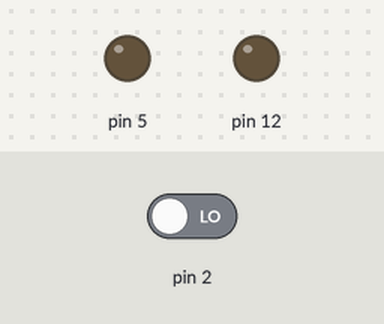
Bench run of a sketch on a simulated Arduino Uno, built with avr-gcc and run on an emulated ATmega328P. Shown: output pins drawn as LEDs (lit = HIGH). Dashed ring = blinking. The inputs (shaded band) are chosen by the test bench; at power-on: pin 2 LOW.

Above: at 1.2 s.
1.3 s: pin 2 driven HIGH
At 1.7 s:
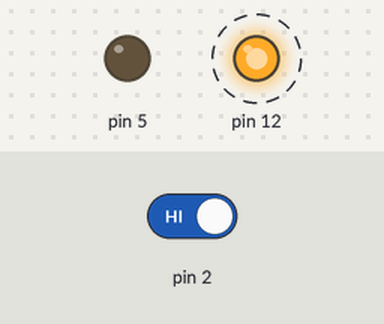
At 2.2 s:
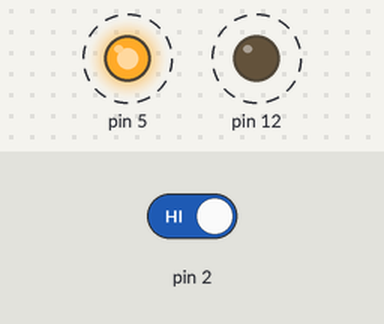
4.3 s: pin 2 driven LOW
At 5.5 s:
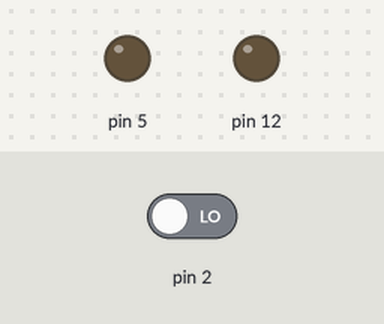
Timing chart, 0 to 7.3 s (numbered marks = the images above; inputs shaded):
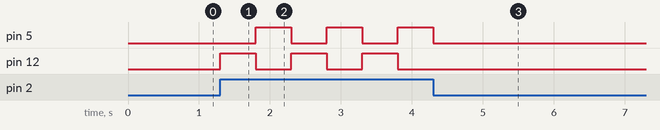

Measured:
- after the input at 1.3 s, pin 5: alternates HIGH for 0.50 s and LOW for 0.50 s, starting after 0.50 s; pin 12: alternates HIGH for 0.50 s and LOW for 0.50 s, starting at once
- after the input at 4.3 s, pin 5: goes on until 4.3 s, then stays LOW; pin 12: stops changing and stays LOW

The sketch:

arduino02_0011.ino
```cpp
int buttonState = LOW;
void setup()
{
	pinMode(2, INPUT);
	pinMode(5, OUTPUT);
	pinMode(12, OUTPUT);
}

void loop()
{
  	buttonState = digitalRead(2);

	if (buttonState == HIGH)
	{
  		digitalWrite(5, LOW);
  		digitalWrite(12, HIGH);
  		delay(500);
  		digitalWrite(5, HIGH);
  		digitalWrite(12, LOW);
  		delay(500);
	}
  	else
    {
		digitalWrite(5, LOW);
		digitalWrite(12, LOW);
	}
}
```
